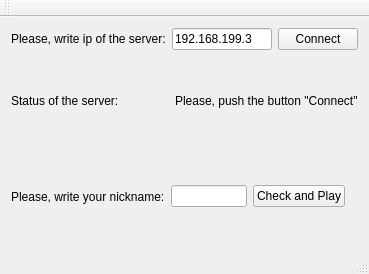
<?xml version="1.0" encoding="UTF-8"?>
<ui version="4.0">
 <class>MainWindow</class>
 <widget class="QMainWindow" name="MainWindow">
  <property name="geometry">
   <rect>
    <x>0</x>
    <y>0</y>
    <width>369</width>
    <height>274</height>
   </rect>
  </property>
  <property name="windowTitle">
   <string>MainWindow</string>
  </property>
  <widget class="QWidget" name="centralWidget">
   <layout class="QGridLayout" name="gridLayout_2">
    <item row="0" column="0">
     <layout class="QVBoxLayout" name="verticalLayout">
      <item>
       <layout class="QHBoxLayout" name="layout_connect">
        <item>
         <widget class="QLabel" name="label_info_ip">
          <property name="text">
           <string>Please, write ip of the server:</string>
          </property>
         </widget>
        </item>
        <item>
         <widget class="QLineEdit" name="line_server_ip">
          <property name="text">
           <string>192.168.199.3</string>
          </property>
         </widget>
        </item>
        <item>
         <widget class="QPushButton" name="button_connect">
          <property name="text">
           <string>Connect</string>
          </property>
         </widget>
        </item>
       </layout>
      </item>
      <item>
       <layout class="QHBoxLayout" name="layout_info">
        <item>
         <widget class="QLabel" name="label_info_status">
          <property name="text">
           <string>Status of the server:</string>
          </property>
         </widget>
        </item>
        <item>
         <widget class="QLabel" name="label_status">
          <property name="text">
           <string>Please, push the button &quot;Connect&quot;</string>
          </property>
         </widget>
        </item>
       </layout>
      </item>
      <item>
       <layout class="QHBoxLayout" name="layout_auth">
        <item>
         <widget class="QLabel" name="label_info_nick">
          <property name="text">
           <string>Please, write your nickname:</string>
          </property>
         </widget>
        </item>
        <item>
         <widget class="QLineEdit" name="line_nick"/>
        </item>
        <item>
         <widget class="QPushButton" name="button_auth">
          <property name="text">
           <string>Check and Play</string>
          </property>
         </widget>
        </item>
        <item>
         <widget class="QLabel" name="label_auth">
          <property name="text">
           <string/>
          </property>
         </widget>
        </item>
       </layout>
      </item>
     </layout>
    </item>
   </layout>
  </widget>
  <widget class="QMenuBar" name="menuBar">
   <property name="geometry">
    <rect>
     <x>0</x>
     <y>0</y>
     <width>369</width>
     <height>21</height>
    </rect>
   </property>
  </widget>
  <widget class="QToolBar" name="mainToolBar">
   <attribute name="toolBarArea">
    <enum>TopToolBarArea</enum>
   </attribute>
   <attribute name="toolBarBreak">
    <bool>false</bool>
   </attribute>
  </widget>
  <widget class="QStatusBar" name="statusBar"/>
 </widget>
 <layoutdefault spacing="6" margin="11"/>
 <resources/>
 <connections/>
</ui>
